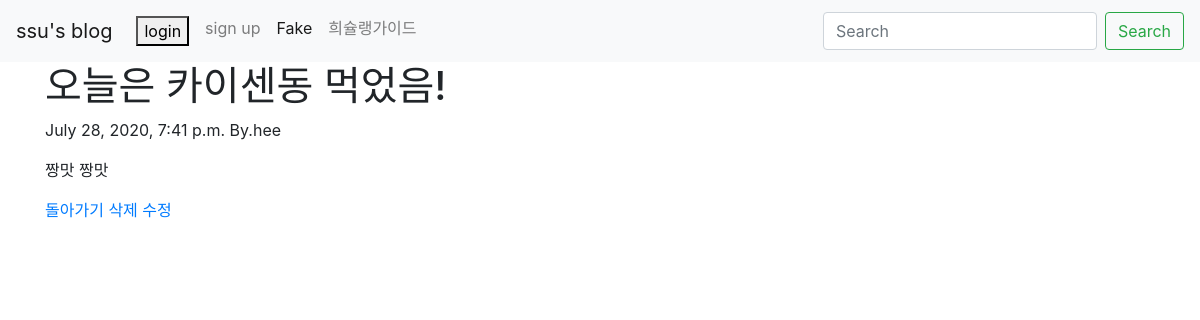
/blog/27/, run on the app's committed database.
### blog/models.py (models this page shows, shortened)
class Blog(models.Model):
    title= models.CharField(max_length=200)
    pub_date=models.DateTimeField('date published')
    body = models.TextField()
    auther = models.CharField(max_length=100,default="ssu")

### blog/views.py (the view)
# urls.py: path('<int:blog_id>/',views.detail,name= 'detail'),
def detail(request,blog_id):
    blog_detail=get_object_or_404(Blog,pk=blog_id)
    return render(request,'detail.html',{'blog':blog_detail})

### blog/templates/detail.html
{% extends 'base.html' %}
{% block content %}
    <h1>{{blog.title}}</h1>
    <p>{{blog.pub_date}}     By.{{blog.auther}}</p>
    <p>{{blog.body}}</p>
    <a href="{% url 'blog' %}">돌아가기</a>
    <a href="{% url 'delete' blog.id %}">삭제</a>
    <a href="{% url 'update' blog.id %}">수정</a>
{% endblock %}

### data on the page
Blog: title "오늘은 카이센동 먹었음!", pub_date "July 28, 2020, 7:41 p.m.", auther "hee", body "짱맛 짱맛"
